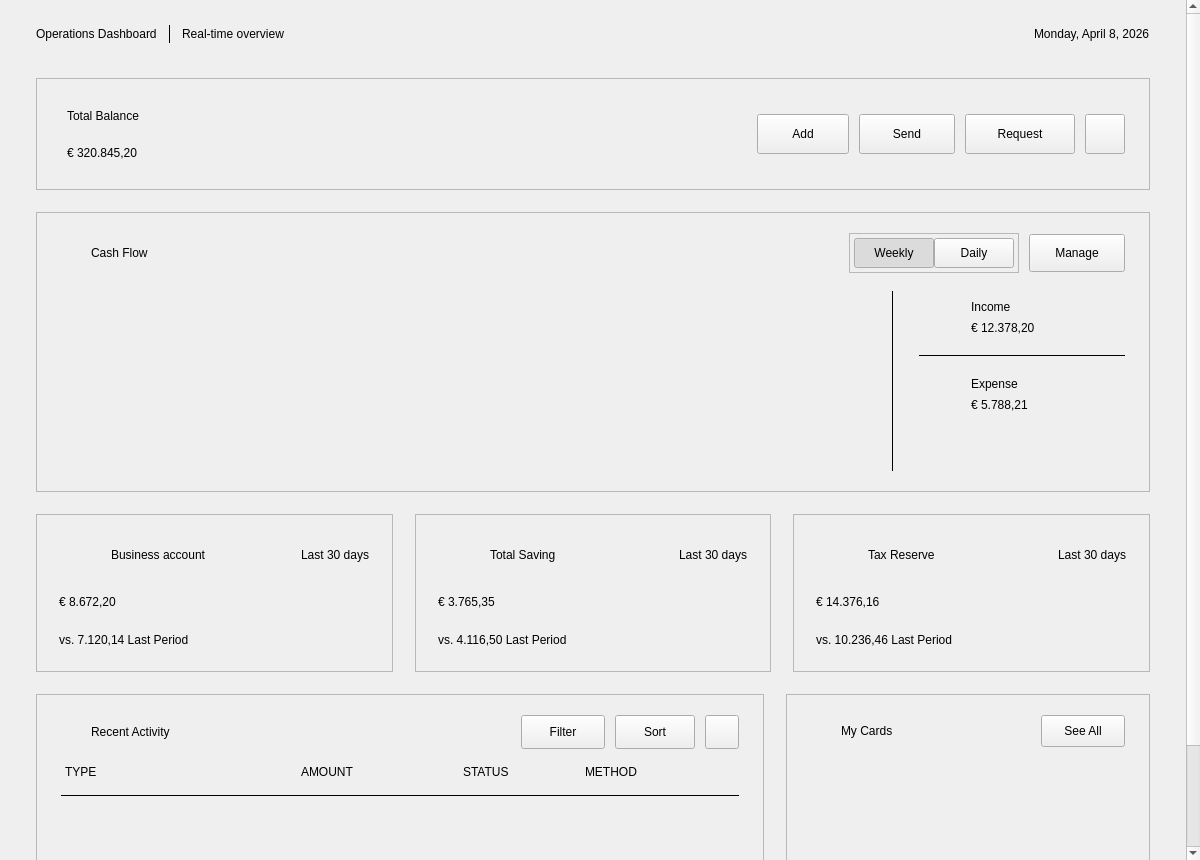
<?xml version="1.0" encoding="UTF-8"?>
<ui version="4.0">
 <class>DashboardComponent</class>
 <widget class="QCustomComponent" name="DashboardComponent">
  <property name="geometry">
   <rect><x>0</x><y>0</y><width>1200</width><height>860</height></rect>
  </property>
  <layout class="QVBoxLayout" name="dashOuter">
   <property name="spacing"><number>0</number></property>
   <property name="leftMargin"><number>0</number></property>
   <property name="topMargin"><number>0</number></property>
   <property name="rightMargin"><number>0</number></property>
   <property name="bottomMargin"><number>0</number></property>
   <item>
    <widget class="QScrollArea" name="dashScroll">
     <property name="widgetResizable"><bool>true</bool></property>
     <property name="frameShape"><enum>QFrame::NoFrame</enum></property>
     <property name="horizontalScrollBarPolicy"><enum>Qt::ScrollBarAlwaysOff</enum></property>
     <widget class="QWidget" name="dashScrollContents">
      <property name="geometry"><rect><x>0</x><y>0</y><width>1200</width><height>900</height></rect></property>
      <layout class="QVBoxLayout" name="dashBody">
       <property name="spacing"><number>0</number></property>
       <property name="leftMargin"><number>0</number></property>
       <property name="topMargin"><number>0</number></property>
       <property name="rightMargin"><number>0</number></property>
       <property name="bottomMargin"><number>0</number></property>

       <!-- ============ TOP BAR ============ -->
       <item>
        <widget class="QWidget" name="topBar" native="true">
         <layout class="QHBoxLayout" name="topBarLayout">
          <property name="spacing"><number>12</number></property>
          <property name="leftMargin"><number>36</number></property>
          <property name="topMargin"><number>24</number></property>
          <property name="rightMargin"><number>36</number></property>
          <property name="bottomMargin"><number>16</number></property>
          <item><widget class="QLabel" name="crumbActive"><property name="text"><string>Operations Dashboard</string></property><property name="role" stdset="0"><string>crumbActive</string></property></widget></item>
          <item><widget class="QLabel" name="crumbSep"><property name="minimumSize"><size><width>1</width><height>18</height></size></property><property name="maximumSize"><size><width>1</width><height>18</height></size></property><property name="frameShape"><enum>QFrame::VLine</enum></property><property name="text"><string/></property><property name="role" stdset="0"><string>crumbSep</string></property></widget></item>
          <item><widget class="QLabel" name="crumbHello"><property name="text"><string>Real-time overview</string></property><property name="role" stdset="0"><string>crumbHello</string></property></widget></item>
          <item><spacer name="topBarSpacer"><property name="orientation"><enum>Qt::Horizontal</enum></property><property name="sizeHint" stdset="0"><size><width>40</width><height>20</height></size></property></spacer></item>
          <item><widget class="QLabel" name="clockLabel"><property name="text"><string>Monday, April 8, 2026</string></property><property name="role" stdset="0"><string>clock</string></property></widget></item>
         </layout>
        </widget>
       </item>

       <!-- ============ PAGE BODY (grey band) ============ -->
       <item>
        <widget class="QWidget" name="pageBody" native="true">
         <property name="sizePolicy"><sizepolicy hsizetype="Preferred" vsizetype="Expanding"><horstretch>0</horstretch><verstretch>1</verstretch></sizepolicy></property>
         <property name="role" stdset="0"><string>pageBand</string></property>
         <layout class="QVBoxLayout" name="pageBodyLayout">
          <property name="spacing"><number>22</number></property>
          <property name="leftMargin"><number>36</number></property>
          <property name="topMargin"><number>18</number></property>
          <property name="rightMargin"><number>36</number></property>
          <property name="bottomMargin"><number>34</number></property>

          <!-- == BALANCE BANNER == -->
          <item>
           <widget class="QFrame" name="banner">
            <property name="minimumSize"><size><width>0</width><height>112</height></size></property>
            <property name="frameShape"><enum>QFrame::StyledPanel</enum></property>
            <property name="role" stdset="0"><string>banner</string></property>
            <layout class="QHBoxLayout" name="bannerLayout">
             <property name="spacing"><number>16</number></property>
             <property name="leftMargin"><number>30</number></property>
             <property name="topMargin"><number>22</number></property>
             <property name="rightMargin"><number>24</number></property>
             <property name="bottomMargin"><number>22</number></property>
             <item>
              <layout class="QVBoxLayout" name="bannerTextCol">
               <property name="spacing"><number>8</number></property>
               <item><widget class="QLabel" name="bannerTitle"><property name="text"><string>Total Balance</string></property><property name="role" stdset="0"><string>bannerTitle</string></property></widget></item>
               <item>
                <layout class="QHBoxLayout" name="bannerValueRow">
                 <property name="spacing"><number>14</number></property>
                 <item><widget class="QLabel" name="bannerValue"><property name="text"><string>€ 320.845,20</string></property><property name="role" stdset="0"><string>bannerValue</string></property></widget></item>
                 <item>
                  <widget class="QWidget" name="bannerDelta" native="true">
                   <layout class="QHBoxLayout" name="bannerDeltaLayout"><property name="spacing"><number>4</number></property><property name="leftMargin"><number>0</number></property><property name="topMargin"><number>0</number></property><property name="rightMargin"><number>0</number></property><property name="bottomMargin"><number>0</number></property></layout>
                  </widget>
                 </item>
                 <item><spacer name="bannerValueSpacer"><property name="orientation"><enum>Qt::Horizontal</enum></property><property name="sizeHint" stdset="0"><size><width>10</width><height>10</height></size></property></spacer></item>
                </layout>
               </item>
              </layout>
             </item>
             <item><spacer name="bannerSpacer"><property name="orientation"><enum>Qt::Horizontal</enum></property><property name="sizeHint" stdset="0"><size><width>40</width><height>20</height></size></property></spacer></item>
             <item>
              <layout class="QHBoxLayout" name="bannerActions">
               <property name="spacing"><number>10</number></property>
               <item><widget class="QPushButton" name="addBtn"><property name="minimumSize"><size><width>92</width><height>40</height></size></property><property name="cursor"><cursorShape>PointingHandCursor</cursorShape></property><property name="text"><string>Add</string></property><property name="role" stdset="0"><string>bannerPrimary</string></property></widget></item>
               <item><widget class="QPushButton" name="sendBtn"><property name="minimumSize"><size><width>96</width><height>40</height></size></property><property name="cursor"><cursorShape>PointingHandCursor</cursorShape></property><property name="text"><string>Send</string></property><property name="role" stdset="0"><string>bannerGhost</string></property></widget></item>
               <item><widget class="QPushButton" name="requestBtn"><property name="minimumSize"><size><width>110</width><height>40</height></size></property><property name="cursor"><cursorShape>PointingHandCursor</cursorShape></property><property name="text"><string>Request</string></property><property name="role" stdset="0"><string>bannerGhost</string></property></widget></item>
               <item><widget class="QPushButton" name="moreBtn"><property name="minimumSize"><size><width>40</width><height>40</height></size></property><property name="maximumSize"><size><width>40</width><height>40</height></size></property><property name="cursor"><cursorShape>PointingHandCursor</cursorShape></property><property name="text"><string/></property><property name="role" stdset="0"><string>bannerGhost</string></property></widget></item>
              </layout>
             </item>
            </layout>
           </widget>
          </item>

          <!-- == CASH FLOW CARD == -->
          <item>
           <widget class="QFrame" name="cashCard">
            <property name="minimumSize"><size><width>0</width><height>280</height></size></property>
            <property name="frameShape"><enum>QFrame::StyledPanel</enum></property>
            <property name="role" stdset="0"><string>card</string></property>
            <layout class="QVBoxLayout" name="cashCardLayout">
             <property name="spacing"><number>18</number></property>
             <property name="leftMargin"><number>24</number></property>
             <property name="topMargin"><number>20</number></property>
             <property name="rightMargin"><number>24</number></property>
             <property name="bottomMargin"><number>20</number></property>
             <item>
              <layout class="QHBoxLayout" name="cashHead">
               <property name="spacing"><number>10</number></property>
               <item><widget class="QLabel" name="cashIcon"><property name="minimumSize"><size><width>20</width><height>20</height></size></property><property name="maximumSize"><size><width>20</width><height>20</height></size></property><property name="text"><string/></property></widget></item>
               <item><widget class="QLabel" name="cashTitle"><property name="text"><string>Cash Flow</string></property><property name="role" stdset="0"><string>panelTitle</string></property></widget></item>
               <item><spacer name="cashHeadSpacer"><property name="orientation"><enum>Qt::Horizontal</enum></property><property name="sizeHint" stdset="0"><size><width>40</width><height>20</height></size></property></spacer></item>
               <item>
                <widget class="QFrame" name="cashSeg">
                 <property name="frameShape"><enum>QFrame::StyledPanel</enum></property>
                 <property name="role" stdset="0"><string>segment</string></property>
                 <layout class="QHBoxLayout" name="cashSegLayout">
                  <property name="spacing"><number>0</number></property>
                  <property name="leftMargin"><number>4</number></property>
                  <property name="topMargin"><number>4</number></property>
                  <property name="rightMargin"><number>4</number></property>
                  <property name="bottomMargin"><number>4</number></property>
                  <item><widget class="QPushButton" name="weeklyBtn"><property name="minimumSize"><size><width>72</width><height>30</height></size></property><property name="cursor"><cursorShape>PointingHandCursor</cursorShape></property><property name="checkable"><bool>true</bool></property><property name="autoExclusive"><bool>true</bool></property><property name="checked"><bool>true</bool></property><property name="text"><string>Weekly</string></property><property name="role" stdset="0"><string>segBtn</string></property></widget></item>
                  <item><widget class="QPushButton" name="dailyBtn"><property name="minimumSize"><size><width>64</width><height>30</height></size></property><property name="cursor"><cursorShape>PointingHandCursor</cursorShape></property><property name="checkable"><bool>true</bool></property><property name="autoExclusive"><bool>true</bool></property><property name="text"><string>Daily</string></property><property name="role" stdset="0"><string>segBtn</string></property></widget></item>
                 </layout>
                </widget>
               </item>
               <item><widget class="QPushButton" name="manageBtn"><property name="minimumSize"><size><width>96</width><height>38</height></size></property><property name="cursor"><cursorShape>PointingHandCursor</cursorShape></property><property name="text"><string>Manage</string></property><property name="role" stdset="0"><string>outline</string></property></widget></item>
              </layout>
             </item>
             <item>
              <layout class="QHBoxLayout" name="cashBody" stretch="1,0,0">
               <property name="spacing"><number>22</number></property>
               <item>
                <widget class="QCustomDivergingBarChart" name="cashChart">
                 <property name="minimumSize"><size><width>0</width><height>200</height></size></property>
                 <property name="barWidth" stdset="0"><number>14</number></property>
                 <property name="cornerRadius" stdset="0"><number>3</number></property>
                 <property name="zeroGap" stdset="0"><number>10</number></property>
                 <property name="axisSuffix" stdset="0"><string>K</string></property>
                </widget>
               </item>
               <item><widget class="QFrame" name="cashDivider"><property name="minimumSize"><size><width>1</width><height>0</height></size></property><property name="maximumSize"><size><width>1</width><height>16777215</height></size></property><property name="frameShape"><enum>QFrame::VLine</enum></property><property name="role" stdset="0"><string>vdivider</string></property></widget></item>
               <item>
                <widget class="QWidget" name="cashSide" native="true">
                 <property name="minimumSize"><size><width>210</width><height>0</height></size></property>
                 <property name="maximumSize"><size><width>230</width><height>16777215</height></size></property>
                 <layout class="QVBoxLayout" name="cashSideLayout">
                  <property name="spacing"><number>18</number></property>
                  <property name="leftMargin"><number>4</number></property>
                  <property name="topMargin"><number>6</number></property>
                  <property name="rightMargin"><number>0</number></property>
                  <property name="bottomMargin"><number>6</number></property>
                  <item>
                   <layout class="QHBoxLayout" name="incHead"><property name="spacing"><number>12</number></property>
                    <item><widget class="QLabel" name="incIcon"><property name="minimumSize"><size><width>40</width><height>40</height></size></property><property name="maximumSize"><size><width>40</width><height>40</height></size></property><property name="alignment"><set>Qt::AlignCenter</set></property><property name="text"><string/></property><property name="role" stdset="0"><string>sideIcon</string></property></widget></item>
                    <item>
                     <layout class="QVBoxLayout" name="incCol"><property name="spacing"><number>3</number></property>
                      <item><widget class="QLabel" name="incLabel"><property name="text"><string>Income</string></property><property name="role" stdset="0"><string>statLabel</string></property></widget></item>
                      <item><widget class="QLabel" name="incValue"><property name="text"><string>€ 12.378,20</string></property><property name="role" stdset="0"><string>sideValue</string></property></widget></item>
                     </layout>
                    </item>
                    <item><spacer name="incSpacer"><property name="orientation"><enum>Qt::Horizontal</enum></property><property name="sizeHint" stdset="0"><size><width>8</width><height>10</height></size></property></spacer></item>
                    <item><widget class="QWidget" name="incDelta" native="true"><layout class="QHBoxLayout" name="incDeltaLayout"><property name="spacing"><number>3</number></property><property name="leftMargin"><number>0</number></property><property name="topMargin"><number>0</number></property><property name="rightMargin"><number>0</number></property><property name="bottomMargin"><number>0</number></property></layout></widget></item>
                   </layout>
                  </item>
                  <item><widget class="QFrame" name="sideDivider"><property name="minimumSize"><size><width>0</width><height>1</height></size></property><property name="maximumSize"><size><width>16777215</width><height>1</height></size></property><property name="frameShape"><enum>QFrame::HLine</enum></property><property name="role" stdset="0"><string>hdivider</string></property></widget></item>
                  <item>
                   <layout class="QHBoxLayout" name="expHead"><property name="spacing"><number>12</number></property>
                    <item><widget class="QLabel" name="expIcon"><property name="minimumSize"><size><width>40</width><height>40</height></size></property><property name="maximumSize"><size><width>40</width><height>40</height></size></property><property name="alignment"><set>Qt::AlignCenter</set></property><property name="text"><string/></property><property name="role" stdset="0"><string>sideIcon</string></property></widget></item>
                    <item>
                     <layout class="QVBoxLayout" name="expCol"><property name="spacing"><number>3</number></property>
                      <item><widget class="QLabel" name="expLabel"><property name="text"><string>Expense</string></property><property name="role" stdset="0"><string>statLabel</string></property></widget></item>
                      <item><widget class="QLabel" name="expValue"><property name="text"><string>€ 5.788,21</string></property><property name="role" stdset="0"><string>sideValue</string></property></widget></item>
                     </layout>
                    </item>
                    <item><spacer name="expSpacer"><property name="orientation"><enum>Qt::Horizontal</enum></property><property name="sizeHint" stdset="0"><size><width>8</width><height>10</height></size></property></spacer></item>
                    <item><widget class="QWidget" name="expDelta" native="true"><layout class="QHBoxLayout" name="expDeltaLayout"><property name="spacing"><number>3</number></property><property name="leftMargin"><number>0</number></property><property name="topMargin"><number>0</number></property><property name="rightMargin"><number>0</number></property><property name="bottomMargin"><number>0</number></property></layout></widget></item>
                   </layout>
                  </item>
                  <item><spacer name="cashSideBottom"><property name="orientation"><enum>Qt::Vertical</enum></property><property name="sizeHint" stdset="0"><size><width>10</width><height>20</height></size></property></spacer></item>
                 </layout>
                </widget>
               </item>
              </layout>
             </item>
            </layout>
           </widget>
          </item>

          <!-- == KPI ROW == -->
          <item>
           <layout class="QHBoxLayout" name="kpiRow">
            <property name="spacing"><number>22</number></property>
            <item>
             <widget class="QFrame" name="kpiCard0">
              <property name="minimumSize"><size><width>0</width><height>158</height></size></property>
              <property name="frameShape"><enum>QFrame::StyledPanel</enum></property>
              <property name="role" stdset="0"><string>card</string></property>
              <layout class="QVBoxLayout" name="kpi0Layout"><property name="spacing"><number>16</number></property><property name="leftMargin"><number>22</number></property><property name="topMargin"><number>20</number></property><property name="rightMargin"><number>22</number></property><property name="bottomMargin"><number>20</number></property>
               <item>
                <layout class="QHBoxLayout" name="kpi0Head"><property name="spacing"><number>12</number></property>
                 <item><widget class="QLabel" name="kpiIcon0"><property name="minimumSize"><size><width>40</width><height>40</height></size></property><property name="maximumSize"><size><width>40</width><height>40</height></size></property><property name="alignment"><set>Qt::AlignCenter</set></property><property name="text"><string/></property><property name="role" stdset="0"><string>sideIcon</string></property></widget></item>
                 <item><widget class="QLabel" name="kpiTitle0"><property name="text"><string>Business account</string></property><property name="role" stdset="0"><string>kpiTitle</string></property></widget></item>
                 <item><spacer name="kpi0Sp"><property name="orientation"><enum>Qt::Horizontal</enum></property><property name="sizeHint" stdset="0"><size><width>20</width><height>10</height></size></property></spacer></item>
                 <item><widget class="QLabel" name="kpiPeriod0"><property name="text"><string>Last 30 days</string></property><property name="role" stdset="0"><string>kpiPeriod</string></property></widget></item>
                </layout>
               </item>
               <item>
                <layout class="QHBoxLayout" name="kpi0ValRow"><property name="spacing"><number>12</number></property>
                 <item><widget class="QLabel" name="kpiValue0"><property name="text"><string>€ 8.672,20</string></property><property name="role" stdset="0"><string>kpiValue</string></property></widget></item>
                 <item><widget class="QWidget" name="kpiDelta0" native="true"><layout class="QHBoxLayout" name="kpiDelta0Layout"><property name="spacing"><number>3</number></property><property name="leftMargin"><number>0</number></property><property name="topMargin"><number>0</number></property><property name="rightMargin"><number>0</number></property><property name="bottomMargin"><number>0</number></property></layout></widget></item>
                 <item><spacer name="kpi0ValSp"><property name="orientation"><enum>Qt::Horizontal</enum></property><property name="sizeHint" stdset="0"><size><width>10</width><height>10</height></size></property></spacer></item>
                </layout>
               </item>
               <item><widget class="QLabel" name="kpiSub0"><property name="text"><string>vs. 7.120,14 Last Period</string></property><property name="role" stdset="0"><string>kpiSub</string></property></widget></item>
              </layout>
             </widget>
            </item>
            <item>
             <widget class="QFrame" name="kpiCard1">
              <property name="minimumSize"><size><width>0</width><height>158</height></size></property>
              <property name="frameShape"><enum>QFrame::StyledPanel</enum></property>
              <property name="role" stdset="0"><string>card</string></property>
              <layout class="QVBoxLayout" name="kpi1Layout"><property name="spacing"><number>16</number></property><property name="leftMargin"><number>22</number></property><property name="topMargin"><number>20</number></property><property name="rightMargin"><number>22</number></property><property name="bottomMargin"><number>20</number></property>
               <item>
                <layout class="QHBoxLayout" name="kpi1Head"><property name="spacing"><number>12</number></property>
                 <item><widget class="QLabel" name="kpiIcon1"><property name="minimumSize"><size><width>40</width><height>40</height></size></property><property name="maximumSize"><size><width>40</width><height>40</height></size></property><property name="alignment"><set>Qt::AlignCenter</set></property><property name="text"><string/></property><property name="role" stdset="0"><string>sideIcon</string></property></widget></item>
                 <item><widget class="QLabel" name="kpiTitle1"><property name="text"><string>Total Saving</string></property><property name="role" stdset="0"><string>kpiTitle</string></property></widget></item>
                 <item><spacer name="kpi1Sp"><property name="orientation"><enum>Qt::Horizontal</enum></property><property name="sizeHint" stdset="0"><size><width>20</width><height>10</height></size></property></spacer></item>
                 <item><widget class="QLabel" name="kpiPeriod1"><property name="text"><string>Last 30 days</string></property><property name="role" stdset="0"><string>kpiPeriod</string></property></widget></item>
                </layout>
               </item>
               <item>
                <layout class="QHBoxLayout" name="kpi1ValRow"><property name="spacing"><number>12</number></property>
                 <item><widget class="QLabel" name="kpiValue1"><property name="text"><string>€ 3.765,35</string></property><property name="role" stdset="0"><string>kpiValue</string></property></widget></item>
                 <item><widget class="QWidget" name="kpiDelta1" native="true"><layout class="QHBoxLayout" name="kpiDelta1Layout"><property name="spacing"><number>3</number></property><property name="leftMargin"><number>0</number></property><property name="topMargin"><number>0</number></property><property name="rightMargin"><number>0</number></property><property name="bottomMargin"><number>0</number></property></layout></widget></item>
                 <item><spacer name="kpi1ValSp"><property name="orientation"><enum>Qt::Horizontal</enum></property><property name="sizeHint" stdset="0"><size><width>10</width><height>10</height></size></property></spacer></item>
                </layout>
               </item>
               <item><widget class="QLabel" name="kpiSub1"><property name="text"><string>vs. 4.116,50 Last Period</string></property><property name="role" stdset="0"><string>kpiSub</string></property></widget></item>
              </layout>
             </widget>
            </item>
            <item>
             <widget class="QFrame" name="kpiCard2">
              <property name="minimumSize"><size><width>0</width><height>158</height></size></property>
              <property name="frameShape"><enum>QFrame::StyledPanel</enum></property>
              <property name="role" stdset="0"><string>card</string></property>
              <layout class="QVBoxLayout" name="kpi2Layout"><property name="spacing"><number>16</number></property><property name="leftMargin"><number>22</number></property><property name="topMargin"><number>20</number></property><property name="rightMargin"><number>22</number></property><property name="bottomMargin"><number>20</number></property>
               <item>
                <layout class="QHBoxLayout" name="kpi2Head"><property name="spacing"><number>12</number></property>
                 <item><widget class="QLabel" name="kpiIcon2"><property name="minimumSize"><size><width>40</width><height>40</height></size></property><property name="maximumSize"><size><width>40</width><height>40</height></size></property><property name="alignment"><set>Qt::AlignCenter</set></property><property name="text"><string/></property><property name="role" stdset="0"><string>sideIcon</string></property></widget></item>
                 <item><widget class="QLabel" name="kpiTitle2"><property name="text"><string>Tax Reserve</string></property><property name="role" stdset="0"><string>kpiTitle</string></property></widget></item>
                 <item><spacer name="kpi2Sp"><property name="orientation"><enum>Qt::Horizontal</enum></property><property name="sizeHint" stdset="0"><size><width>20</width><height>10</height></size></property></spacer></item>
                 <item><widget class="QLabel" name="kpiPeriod2"><property name="text"><string>Last 30 days</string></property><property name="role" stdset="0"><string>kpiPeriod</string></property></widget></item>
                </layout>
               </item>
               <item>
                <layout class="QHBoxLayout" name="kpi2ValRow"><property name="spacing"><number>12</number></property>
                 <item><widget class="QLabel" name="kpiValue2"><property name="text"><string>€ 14.376,16</string></property><property name="role" stdset="0"><string>kpiValue</string></property></widget></item>
                 <item><widget class="QWidget" name="kpiDelta2" native="true"><layout class="QHBoxLayout" name="kpiDelta2Layout"><property name="spacing"><number>3</number></property><property name="leftMargin"><number>0</number></property><property name="topMargin"><number>0</number></property><property name="rightMargin"><number>0</number></property><property name="bottomMargin"><number>0</number></property></layout></widget></item>
                 <item><spacer name="kpi2ValSp"><property name="orientation"><enum>Qt::Horizontal</enum></property><property name="sizeHint" stdset="0"><size><width>10</width><height>10</height></size></property></spacer></item>
                </layout>
               </item>
               <item><widget class="QLabel" name="kpiSub2"><property name="text"><string>vs. 10.236,46 Last Period</string></property><property name="role" stdset="0"><string>kpiSub</string></property></widget></item>
              </layout>
             </widget>
            </item>
           </layout>
          </item>

          <!-- == BOTTOM ROW: activity + my cards == -->
          <item>
           <layout class="QHBoxLayout" name="bottomRow" stretch="2,1">
            <property name="spacing"><number>22</number></property>
            <!-- recent activity -->
            <item>
             <widget class="QFrame" name="activityCard">
              <property name="minimumSize"><size><width>0</width><height>250</height></size></property>
              <property name="frameShape"><enum>QFrame::StyledPanel</enum></property>
              <property name="role" stdset="0"><string>card</string></property>
              <layout class="QVBoxLayout" name="activityLayout"><property name="spacing"><number>14</number></property><property name="leftMargin"><number>24</number></property><property name="topMargin"><number>20</number></property><property name="rightMargin"><number>24</number></property><property name="bottomMargin"><number>20</number></property>
               <item>
                <layout class="QHBoxLayout" name="activityHead"><property name="spacing"><number>10</number></property>
                 <item><widget class="QLabel" name="activityIcon"><property name="minimumSize"><size><width>20</width><height>20</height></size></property><property name="maximumSize"><size><width>20</width><height>20</height></size></property><property name="text"><string/></property></widget></item>
                 <item><widget class="QLabel" name="activityTitle"><property name="text"><string>Recent Activity</string></property><property name="role" stdset="0"><string>panelTitle</string></property></widget></item>
                 <item><spacer name="activityHeadSp"><property name="orientation"><enum>Qt::Horizontal</enum></property><property name="sizeHint" stdset="0"><size><width>40</width><height>20</height></size></property></spacer></item>
                 <item><widget class="QPushButton" name="filterBtn"><property name="minimumSize"><size><width>84</width><height>34</height></size></property><property name="cursor"><cursorShape>PointingHandCursor</cursorShape></property><property name="text"><string>Filter</string></property><property name="role" stdset="0"><string>outline</string></property></widget></item>
                 <item><widget class="QPushButton" name="sortBtn"><property name="minimumSize"><size><width>78</width><height>34</height></size></property><property name="cursor"><cursorShape>PointingHandCursor</cursorShape></property><property name="text"><string>Sort</string></property><property name="role" stdset="0"><string>outline</string></property></widget></item>
                 <item><widget class="QPushButton" name="activityMore"><property name="minimumSize"><size><width>34</width><height>34</height></size></property><property name="maximumSize"><size><width>34</width><height>34</height></size></property><property name="cursor"><cursorShape>PointingHandCursor</cursorShape></property><property name="text"><string/></property><property name="role" stdset="0"><string>outline</string></property></widget></item>
                </layout>
               </item>
               <!-- table header -->
               <item>
                <widget class="QWidget" name="tableHeader" native="true">
                 <layout class="QHBoxLayout" name="tableHeaderLayout"><property name="spacing"><number>12</number></property><property name="leftMargin"><number>4</number></property><property name="topMargin"><number>2</number></property><property name="rightMargin"><number>4</number></property><property name="bottomMargin"><number>2</number></property>
                  <item><widget class="QLabel" name="colType"><property name="text"><string>TYPE</string></property><property name="role" stdset="0"><string>colHead</string></property></widget></item>
                  <item><spacer name="colSp1"><property name="orientation"><enum>Qt::Horizontal</enum></property><property name="sizeHint" stdset="0"><size><width>40</width><height>10</height></size></property></spacer></item>
                  <item><widget class="QLabel" name="colAmount"><property name="minimumSize"><size><width>150</width><height>0</height></size></property><property name="text"><string>AMOUNT</string></property><property name="role" stdset="0"><string>colHead</string></property></widget></item>
                  <item><widget class="QLabel" name="colStatus"><property name="minimumSize"><size><width>110</width><height>0</height></size></property><property name="text"><string>STATUS</string></property><property name="role" stdset="0"><string>colHead</string></property></widget></item>
                  <item><widget class="QLabel" name="colMethod"><property name="minimumSize"><size><width>150</width><height>0</height></size></property><property name="text"><string>METHOD</string></property><property name="role" stdset="0"><string>colHead</string></property></widget></item>
                 </layout>
                </widget>
               </item>
               <item><widget class="QFrame" name="tableRule"><property name="minimumSize"><size><width>0</width><height>1</height></size></property><property name="maximumSize"><size><width>16777215</width><height>1</height></size></property><property name="frameShape"><enum>QFrame::HLine</enum></property><property name="role" stdset="0"><string>hdivider</string></property></widget></item>
               <!-- rows injected in code -->
               <item>
                <widget class="QWidget" name="activityBody" native="true">
                 <layout class="QVBoxLayout" name="activityBodyLayout"><property name="spacing"><number>6</number></property><property name="leftMargin"><number>0</number></property><property name="topMargin"><number>2</number></property><property name="rightMargin"><number>0</number></property><property name="bottomMargin"><number>0</number></property></layout>
                </widget>
               </item>
               <item><spacer name="activityBottom"><property name="orientation"><enum>Qt::Vertical</enum></property><property name="sizeHint" stdset="0"><size><width>10</width><height>10</height></size></property></spacer></item>
              </layout>
             </widget>
            </item>
            <!-- my cards -->
            <item>
             <widget class="QFrame" name="cardsCard">
              <property name="minimumSize"><size><width>0</width><height>250</height></size></property>
              <property name="frameShape"><enum>QFrame::StyledPanel</enum></property>
              <property name="role" stdset="0"><string>card</string></property>
              <layout class="QVBoxLayout" name="cardsCardLayout"><property name="spacing"><number>16</number></property><property name="leftMargin"><number>24</number></property><property name="topMargin"><number>20</number></property><property name="rightMargin"><number>24</number></property><property name="bottomMargin"><number>20</number></property>
               <item>
                <layout class="QHBoxLayout" name="cardsHead"><property name="spacing"><number>10</number></property>
                 <item><widget class="QLabel" name="cardsIcon"><property name="minimumSize"><size><width>20</width><height>20</height></size></property><property name="maximumSize"><size><width>20</width><height>20</height></size></property><property name="text"><string/></property></widget></item>
                 <item><widget class="QLabel" name="cardsTitle"><property name="text"><string>My Cards</string></property><property name="role" stdset="0"><string>panelTitle</string></property></widget></item>
                 <item><spacer name="cardsHeadSp"><property name="orientation"><enum>Qt::Horizontal</enum></property><property name="sizeHint" stdset="0"><size><width>40</width><height>20</height></size></property></spacer></item>
                 <item><widget class="QPushButton" name="seeAllBtn"><property name="minimumSize"><size><width>84</width><height>32</height></size></property><property name="cursor"><cursorShape>PointingHandCursor</cursorShape></property><property name="text"><string>See All</string></property><property name="role" stdset="0"><string>outline</string></property></widget></item>
                </layout>
               </item>
               <item>
                <widget class="QCustomCardStack" name="cardStack">
                 <property name="minimumSize"><size><width>0</width><height>205</height></size></property>
                 <property name="cardHeight" stdset="0"><number>158</number></property>
                 <property name="cardPeek" stdset="0"><number>20</number></property>
                 <property name="xInset" stdset="0"><number>14</number></property>
                 <property name="maxVisible" stdset="0"><number>3</number></property>
                </widget>
               </item>
               <item><spacer name="cardsBottom"><property name="orientation"><enum>Qt::Vertical</enum></property><property name="sizeHint" stdset="0"><size><width>10</width><height>10</height></size></property></spacer></item>
              </layout>
             </widget>
            </item>
           </layout>
          </item>

         </layout>
        </widget>
       </item>
      </layout>
     </widget>
    </widget>
   </item>
  </layout>
 </widget>
 <customwidgets>
  <customwidget>
   <class>QCustomComponent</class>
   <extends>QWidget</extends>
   <header>Custom_Widgets.QCustomComponent</header>
   <container>1</container>
  </customwidget>
  <customwidget>
   <class>QCustomDivergingBarChart</class>
   <extends>QWidget</extends>
   <header>Custom_Widgets.QCustomDivergingBarChart</header>
  </customwidget>
  <customwidget>
   <class>QCustomCardStack</class>
   <extends>QWidget</extends>
   <header>Custom_Widgets.QCustomCardStack</header>
   <container>1</container>
  </customwidget>
 </customwidgets>
 <resources/>
 <connections/>
</ui>
